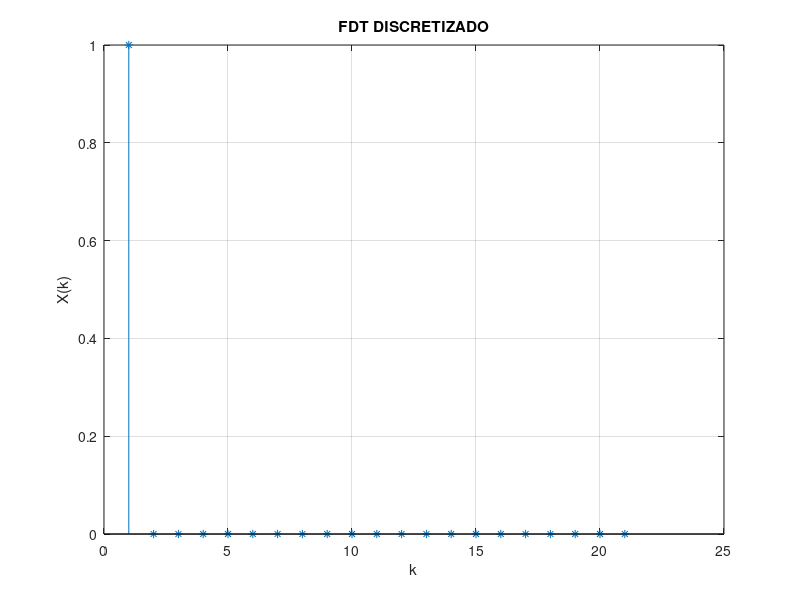

MATLAB code for this plot:
disp('----------------------------------------------------------------------')
disp('--- 1. FDT discreta en lazo cerrado, con UN muestreador            ---')
disp('----------------------------------------------------------------------')
disp('                G(z)        num')
disp('       M(z) = --------- =  -----')
disp('               1+GH(z)      den')
disp('Ejemplo:')
disp('     T = 0.1')
disp('     num = conv([1 0], [1 -1]);')
disp('     den = [conv([1 -exp(-2*T)], [2 -1])-num];;')
disp(' ')

T = input('Ingrese valor de T: ');
num = input('Ingrese el numerador: ');
den = input('Ingrese el denominador: ');

x = [1 zeros(1, 20)];
v = [0 20 0 1.2];  % ejeX de 0 a 20, eje y de 0 a 0.5
axis(v);
y = filter(num, den, x);
stem(y, '*')
title('FDT DISCRETIZADO')
xlabel('k')
ylabel('X(k)')
grid